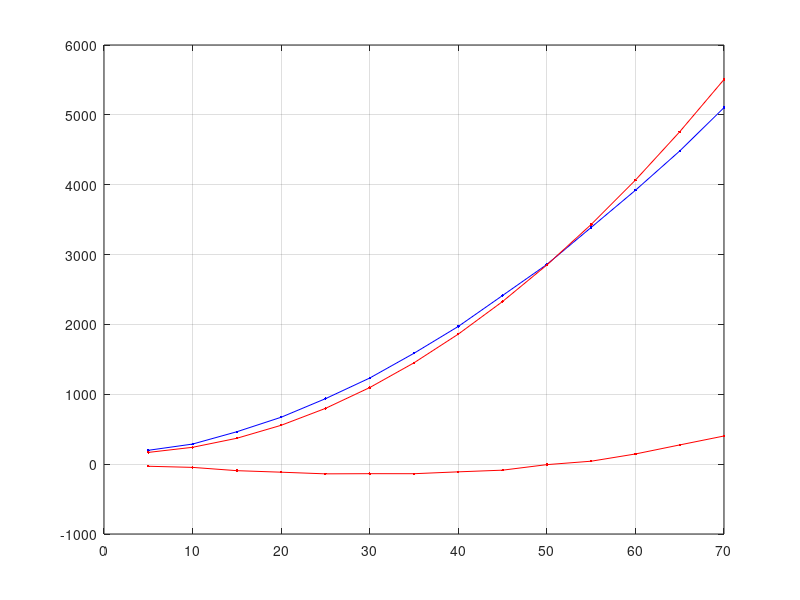

Source code (MATLAB):
clc;clear;

exp_shield = [...
198.258
287.457
463.854
671.318
936.915
1232.578
1587.374
1971.236
2414.230
2858.225
3388.418
3920.612
4482.872
5103.264];

exp_level = [...
5
10
15
20
25
30
35
40
45
50
55
60
65
70];

P = polyfit(exp_level,exp_shield/150,2)


predict_shield = 150*(1+0.0075*(exp_level-1).^2);

close all
plot(exp_level,exp_shield,'b.-')
hold on
plot(exp_level,predict_shield,'r.-')
plot(exp_level,predict_shield-exp_shield,'r.-')
grid on

